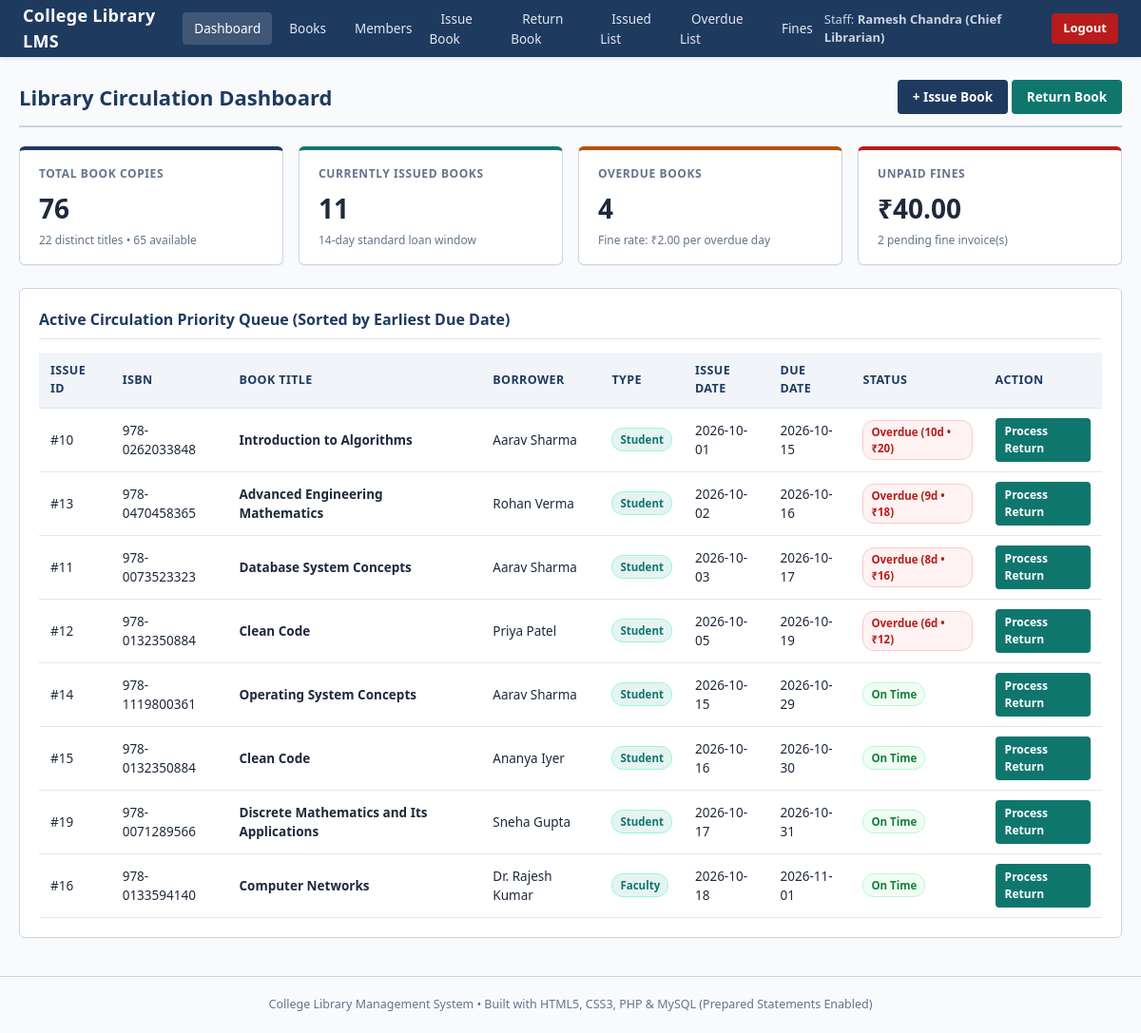
The page /index.php (signed in) on the database its author committed.
### tables this page shows
CREATE TABLE IF NOT EXISTS issue (
    issue_id INT AUTO_INCREMENT PRIMARY KEY,
    book_id INT NOT NULL,
    member_id INT NOT NULL,
    staff_id INT NOT NULL,
    issue_date DATE NOT NULL,
    due_date DATE NOT NULL,
    return_date DATE DEFAULT NULL,
    CONSTRAINT fk_issue_book FOREIGN KEY (book_id)
        REFERENCES book(book_id)
        ON UPDATE CASCADE ON DELETE RESTRICT,
    CONSTRAINT fk_issue_member FOREIGN KEY (member_id)
        REFERENCES member(member_id)
        ON UPDATE CASCADE ON DELETE RESTRICT,
    CONSTRAINT fk_issue_staff FOREIGN KEY (staff_id)
        REFERENCES staff(staff_id)
        ON UPDATE CASCADE ON DELETE RESTRICT,
    CONSTRAINT chk_issue_dates CHECK (due_date >= issue_date)
);

CREATE TABLE IF NOT EXISTS book (
    book_id INT AUTO_INCREMENT PRIMARY KEY,
    isbn VARCHAR(20) NOT NULL UNIQUE,
    title VARCHAR(255) NOT NULL,
    author VARCHAR(150) NOT NULL,
    publisher VARCHAR(150) NOT NULL,
    pub_year YEAR NOT NULL,
    category_id INT NOT NULL,
    total_copies INT NOT NULL DEFAULT 1,
    available_copies INT NOT NULL DEFAULT 1,
    CONSTRAINT fk_book_category FOREIGN KEY (category_id)
        REFERENCES category(category_id)
        ON UPDATE CASCADE ON DELETE RESTRICT,
    CONSTRAINT chk_total_copies CHECK (total_copies >= 0),
    CONSTRAINT chk_available_copies CHECK (available_copies >= 0 AND available_copies <= total_copies)
);

CREATE TABLE IF NOT EXISTS member (
    member_id INT AUTO_INCREMENT PRIMARY KEY,
    name VARCHAR(150) NOT NULL,
    email VARCHAR(150) NOT NULL UNIQUE,
    phone VARCHAR(15) NOT NULL,
    member_type ENUM('Student', 'Faculty') NOT NULL DEFAULT 'Student',
    join_date DATE NOT NULL DEFAULT (CURRENT_DATE),
    status ENUM('Active', 'Suspended') NOT NULL DEFAULT 'Active'
);

### config.php (called while the page is built, shortened)
<?php
function h($str) {
    return htmlspecialchars((string)$str, ENT_QUOTES, 'UTF-8');
}
?>

### index.php (the view)
<?php
require_once __DIR__ . '/header.php';
$res_books = $conn->query("SELECT COUNT(*) AS titles, COALESCE(SUM(total_copies), 0) AS total_copies, COALESCE(SUM(available_copies), 0) AS avail_copies FROM book");
$book_stats = $res_books->fetch_assoc();
$res_issued = $conn->query("SELECT COUNT(*) AS active_issues FROM issue WHERE return_date IS NULL");
$issued_stats = $res_issued->fetch_assoc();
$res_overdue = $conn->query("SELECT COUNT(*) AS overdue_count FROM issue WHERE return_date IS NULL AND due_date < CURRENT_DATE");
$overdue_stats = $res_overdue->fetch_assoc();
$res_fines = $conn->query("SELECT COUNT(*) AS unpaid_count, COALESCE(SUM(amount), 0.00) AS unpaid_sum FROM fine WHERE paid_status = 'Unpaid'");
$fine_stats = $res_fines->fetch_assoc();
$recent_sql = "
    SELECT i.issue_id, b.isbn, b.title, m.name AS member_name, m.member_type,
           i.issue_date, i.due_date,
           DATEDIFF(CURRENT_DATE, i.due_date) AS days_overdue
    FROM issue i
    JOIN book b ON i.book_id = b.book_id
    JOIN member m ON i.member_id = m.member_id
    WHERE i.return_date IS NULL
    ORDER BY i.due_date ASC
    LIMIT 8
";
$recent_issues = $conn->query($recent_sql);
?>
<div class="page-header">
    <h1>Library Circulation Dashboard</h1>
    <div>
        <a href="issue.php" class="btn btn-primary">+ Issue Book</a>
        <a href="return.php" class="btn btn-accent">Return Book</a>
    </div>
</div>
<div class="stats-grid">
    <div class="stat-card">
        <div class="stat-label">Total Book Copies</div>
        <div class="stat-value"><?= (int)$book_stats['total_copies'] ?></div>
        <div class="stat-sub"><?= (int)$book_stats['titles'] ?> distinct titles &bull; <?= (int)$book_stats['avail_copies'] ?> available</div>
    </div>
    <div class="stat-card accent">
        <div class="stat-label">Currently Issued Books</div>
        <div class="stat-value"><?= (int)$issued_stats['active_issues'] ?></div>
        <div class="stat-sub">14-day standard loan window</div>
    </div>
    <div class="stat-card warning">
        <div class="stat-label">Overdue Books</div>
        <div class="stat-value"><?= (int)$overdue_stats['overdue_count'] ?></div>
        <div class="stat-sub">Fine rate: ₹2.00 per overdue day</div>
    </div>
    <div class="stat-card danger">
        <div class="stat-label">Unpaid Fines</div>
        <div class="stat-value">₹<?= number_format((float)$fine_stats['unpaid_sum'], 2) ?></div>
        <div class="stat-sub"><?= (int)$fine_stats['unpaid_count'] ?> pending fine invoice(s)</div>
    </div>
</div>
<div class="card">
    <h2>Active Circulation Priority Queue (Sorted by Earliest Due Date)</h2>
    <table>
        <thead>
            <tr>
                <th>Issue ID</th>
                <th>ISBN</th>
                <th>Book Title</th>
                <th>Borrower</th>
                <th>Type</th>
                <th>Issue Date</th>
                <th>Due Date</th>
                <th>Status</th>
                <th>Action</th>
            </tr>
        </thead>
        <tbody>
            <?php while ($row = $recent_issues->fetch_assoc()): ?>
                <tr>
                    <td>#<?= (int)$row['issue_id'] ?></td>
                    <td><?= h($row['isbn']) ?></td>
                    <td><strong><?= h($row['title']) ?></strong></td>
                    <td><?= h($row['member_name']) ?></td>
                    <td><span class="badge badge-info"><?= h($row['member_type']) ?></span></td>
                    <td><?= h($row['issue_date']) ?></td>
                    <td><?= h($row['due_date']) ?></td>
                    <td>
                        <?php if ((int)$row['days_overdue'] > 0): ?>
                            <span class="badge badge-danger">Overdue (<?= (int)$row['days_overdue'] ?>d &bull; ₹<?= (int)$row['days_overdue'] * 2 ?>)</span>
                        <?php else: ?>
                            <span class="badge badge-success">On Time</span>
                        <?php endif; ?>
                    </td>
                    <td>
                        <a href="return.php?issue_id=<?= (int)$row['issue_id'] ?>" class="btn btn-accent btn-sm">Process Return</a>
                    </td>
                </tr>
            <?php endwhile; ?>
        </tbody>
    </table>
</div>
<?php require_once __DIR__ . '/footer.php'; ?>

### header.php (shortened to what this page needs)
<?php
require_once __DIR__ . '/config.php';
$current_page = basename($_SERVER['PHP_SELF']);
?>
<!DOCTYPE html>
<html lang="en">
<head>
    <link rel="stylesheet" href="style.css">
</head>
<body>
<nav class="navbar">
    <a href="index.php" class="navbar-brand">College Library LMS</a>
    <ul class="navbar-links">
        <li><a href="index.php" class="<?= $current_page === 'index.php' ? 'active' : '' ?>">Dashboard</a></li>
        <li><a href="books.php" class="<?= $current_page === 'books.php' ? 'active' : '' ?>">Books</a></li>
        <li><a href="members.php" class="<?= $current_page === 'members.php' ? 'active' : '' ?>">Members</a></li>
        <li><a href="issue.php" class="<?= $current_page === 'issue.php' ? 'active' : '' ?>">Issue Book</a></li>
        <li><a href="return.php" class="<?= $current_page === 'return.php' ? 'active' : '' ?>">Return Book</a></li>
        <li><a href="issued.php" class="<?= $current_page === 'issued.php' ? 'active' : '' ?>">Issued List</a></li>
        <li><a href="overdue.php" class="<?= $current_page === 'overdue.php' ? 'active' : '' ?>">Overdue List</a></li>
        <li><a href="fines.php" class="<?= $current_page === 'fines.php' ? 'active' : '' ?>">Fines</a></li>
    </ul>
    <div class="navbar-user">
        <span>Staff: <strong><?= h($_SESSION['staff_name'] ?? 'Librarian') ?></strong></span>
        <a href="logout.php" class="btn-logout">Logout</a>
    </div>
</nav>
<div class="container">

### footer.php
</div>
<footer class="footer">
    College Library Management System &bull; Built with HTML5, CSS3, PHP &amp; MySQL (Prepared Statements Enabled)
</footer>
</body>
</html>

### style.css (style rules this page uses)
:root { --primary: #1e3a5f; --primary-dark: #152943; --accent: #0f766e; --accent-light: #e6f4f1; --danger: #b91c1c; --danger-bg: #fef2f2; --warning: #b45309; --warning-bg: #fffbeb; --success: #15803d; --success-bg: #f0fdf4; --text: #1e293b; --muted: #64748b; --bg: #f8fafc; --surface: #ffffff; --border: #cbd5e1; }
* { box-sizing: border-box; margin: 0; padding: 0; }
body { font-family: 'Segoe UI', system-ui, -apple-system, sans-serif; background-color: var(--bg); color: var(--text); line-height: 1.5; font-size: 14px; }
.navbar { background-color: var(--primary); color: #ffffff; padding: 0 24px; display: flex; align-items: center; justify-content: space-between; height: 60px; box-shadow: 0 2px 4px rgba(0, 0, 0, 0.1); }
.navbar-brand { font-size: 18px; font-weight: 700; letter-spacing: 0.3px; color: #ffffff; text-decoration: none; }
.navbar-links { display: flex; gap: 6px; list-style: none; align-items: center; }
.navbar-links a { color: #e2e8f0; text-decoration: none; padding: 8px 12px; border-radius: 4px; font-size: 13.5px; font-weight: 500; transition: background-color 0.15s; }
.navbar-links a:hover, .navbar-links a.active { background-color: rgba(255, 255, 255, 0.15); color: #ffffff; }
.navbar-user { font-size: 13px; color: #cbd5e1; display: flex; align-items: center; gap: 12px; }
.btn-logout { background-color: var(--danger); color: #ffffff !important; padding: 6px 12px !important; border-radius: 4px; text-decoration: none; font-weight: 600; }
.container { max-width: 1200px; margin: 24px auto; padding: 0 20px; }
.page-header { display: flex; justify-content: space-between; align-items: center; margin-bottom: 20px; padding-bottom: 12px; border-bottom: 2px solid var(--border); }
.page-header h1 { font-size: 22px; color: var(--primary); }
.stats-grid { display: grid; grid-template-columns: repeat(4, 1fr); gap: 16px; margin-bottom: 24px; }
.stat-card { background: var(--surface); border: 1px solid var(--border); border-top: 4px solid var(--primary); border-radius: 6px; padding: 16px 20px; box-shadow: 0 1px 2px rgba(0, 0, 0, 0.04); }
.stat-card.accent { border-top-color: var(--accent); }
.stat-card.warning { border-top-color: var(--warning); }
.stat-card.danger { border-top-color: var(--danger); }
.stat-label { font-size: 12px; text-transform: uppercase; letter-spacing: 0.6px; color: var(--muted); font-weight: 600; }
.stat-value { font-size: 28px; font-weight: 700; color: var(--text); margin-top: 6px; }
.stat-sub { font-size: 12px; color: var(--muted); margin-top: 4px; }
.card { background: var(--surface); border: 1px solid var(--border); border-radius: 6px; padding: 20px; margin-bottom: 20px; box-shadow: 0 1px 3px rgba(0, 0, 0, 0.03); }
.card h2 { font-size: 16px; color: var(--primary); margin-bottom: 14px; padding-bottom: 8px; border-bottom: 1px solid #e2e8f0; }
.btn { display: inline-block; padding: 8px 16px; border: none; border-radius: 4px; font-size: 13.5px; font-weight: 600; cursor: pointer; text-decoration: none; transition: opacity 0.15s; }
.btn-primary { background-color: var(--primary); color: #ffffff; }
.btn-accent { background-color: var(--accent); color: #ffffff; }
.btn-sm { padding: 5px 10px; font-size: 12px; }
table { width: 100%; border-collapse: collapse; font-size: 13.5px; }
th, td { padding: 10px 12px; text-align: left; border-bottom: 1px solid #e2e8f0; }
th { background-color: #f1f5f9; color: var(--primary); font-weight: 700; font-size: 12.5px; text-transform: uppercase; letter-spacing: 0.4px; }
.badge { display: inline-block; padding: 3px 8px; border-radius: 12px; font-size: 11.5px; font-weight: 600; }
.badge-success { background-color: var(--success-bg); color: var(--success); border: 1px solid #bbf7d0; }
.badge-danger { background-color: var(--danger-bg); color: var(--danger); border: 1px solid #fecaca; }
.badge-info { background-color: var(--accent-light); color: var(--accent); border: 1px solid #99f6e4; }
.footer { text-align: center; padding: 20px; color: var(--muted); font-size: 12.5px; border-top: 1px solid var(--border); margin-top: 40px; }

### rows shown on the page
issue: issue_id "10", book.isbn "978-0262033848", book.title "Introduction to Algorithms", member.name "Aarav Sharma", member.member_type "Student", issue_date "2026-10-01", due_date "2026-10-15", days_overdue "10", days_overdue "20"
issue: issue_id "13", book.isbn "978-0470458365", book.title "Advanced Engineering Mathematics", member.name "Rohan Verma", member.member_type "Student", issue_date "2026-10-02", due_date "2026-10-16", days_overdue "9", days_overdue "18"
issue: issue_id "11", book.isbn "978-0073523323", book.title "Database System Concepts", member.name "Aarav Sharma", member.member_type "Student", issue_date "2026-10-03", due_date "2026-10-17", days_overdue "8", days_overdue "16"
issue: issue_id "12", book.isbn "978-0132350884", book.title "Clean Code", member.name "Priya Patel", member.member_type "Student", issue_date "2026-10-05", due_date "2026-10-19", days_overdue "6", days_overdue "12"
issue: issue_id "14", book.isbn "978-1119800361", book.title "Operating System Concepts", member.name "Aarav Sharma", member.member_type "Student", issue_date "2026-10-15", due_date "2026-10-29", shows "On Time"
issue: issue_id "15", book.isbn "978-0132350884", book.title "Clean Code", member.name "Ananya Iyer", member.member_type "Student", issue_date "2026-10-16", due_date "2026-10-30", shows "On Time"
issue: issue_id "19", book.isbn "978-0071289566", book.title "Discrete Mathematics and Its Applications", member.name "Sneha Gupta", member.member_type "Student", issue_date "2026-10-17", due_date "2026-10-31", shows "On Time"
issue: issue_id "16", book.isbn "978-0133594140", book.title "Computer Networks", member.name "Dr. Rajesh Kumar", member.member_type "Faculty", issue_date "2026-10-18", due_date "2026-11-01", shows "On Time"

### other values the page prints
$_SESSION['staff_name'] "Ramesh Chandra (Chief Librarian)"
$book_stats['total_copies'] "76"
$book_stats['titles'] "22"
$book_stats['avail_copies'] "65"
$issued_stats['active_issues'] "11"
$overdue_stats['overdue_count'] "4"
$fine_stats['unpaid_sum'] "40.00"
$fine_stats['unpaid_count'] "2"
